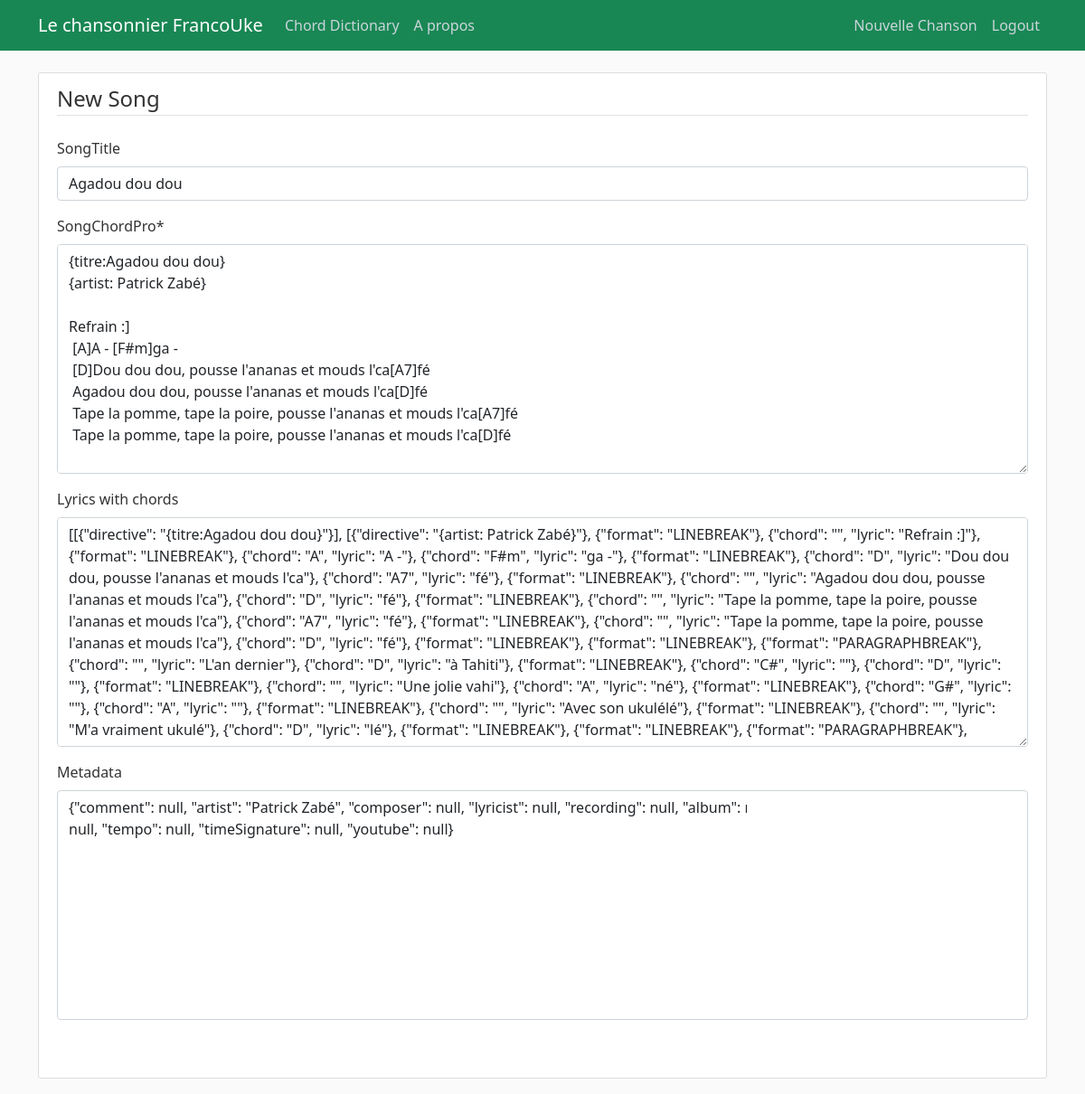
Before: /song/360/update/ (signed in) with the older database file.
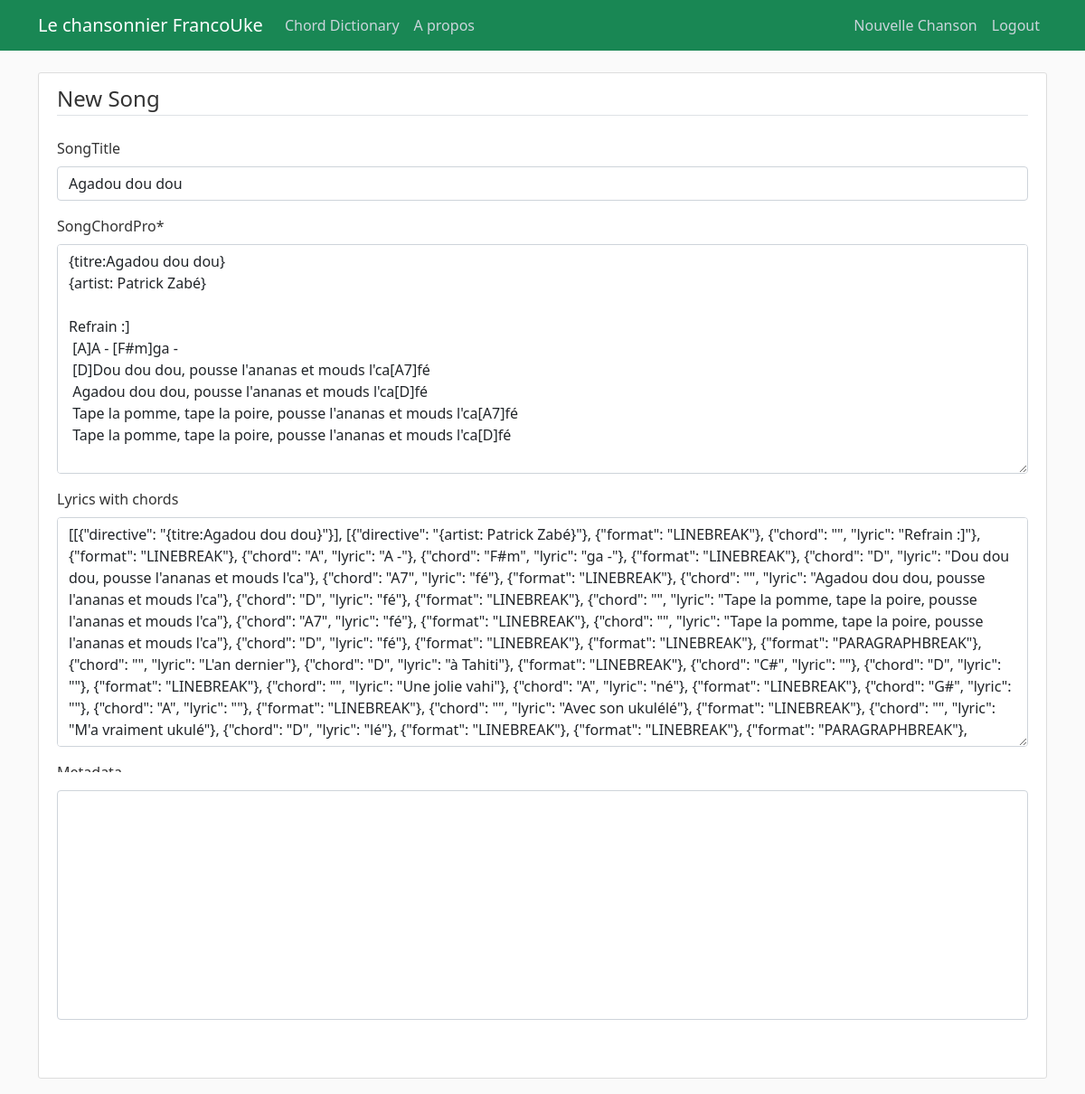
After: the same page with the newer database file.
### songbook/models.py (models this page shows, shortened)
class Song(models.Model):
    songTitle = models.CharField(max_length=100, blank=True, null=True)
    songChordPro = models.TextField()  # Original
    lyrics_with_chords = models.JSONField(null=True, blank=True)
    metadata = models.JSONField(blank=True, null=True)  # Stores metadata as JSON
    date_posted = models.DateField(default=timezone.now)
    contributor = models.ForeignKey(User, on_delete=models.CASCADE)
    abc_notation = models.TextField(blank=True, null=True, help_text="Optional ABC notation for this song.")
    tags = TaggableManager(blank=True)

### songbook/views.py (the view, shortened to what this page needs)
# urls.py: path('song/<int:pk>/update/', SongUpdateView.as_view(), name='song-update'),
class SongUpdateView(LoginRequiredMixin, UpdateView):
    model = Song
    fields = ['songTitle', 'songChordPro', 'lyrics_with_chords', 'metadata']
    success_url = reverse_lazy('songbook-home')  # Redirect after success
    def get_object(self, queryset=None):
        obj = super().get_object(queryset)
        if obj.contributor != self.request.user:
            raise PermissionDenied("You do not have permission to edit this song.")
        return obj

### songbook/templates/songbook/song_form.html (shortened to what this page needs)
{% extends "songbook/base.html" %}
{% load crispy_forms_tags %}
{% block content %}
    <div class="content-section">
        <form method="POST">
            <fieldset class="form-group">
                <legend class="border-bottom mb-4">New Song</legend>
                {{ form|crispy }}
            </fieldset>
            <div class="form-group">
                <button class="btn btn-outline-info" type="submit">Create</button>
            </div>
        </form>
    </div>
{% endblock content %}

Changed rows visible on the page:
changed Song "Agadou dou dou": metadata "…null, \"artist\": \"Patrick Zabé\", \"composer\": null, \"lyricist\": null, \"recording\": null, \"album\":…" → "…null, \"artist\": \"Patrick Zabé\", \"songwriter\": null, \"recording\": null, \"album\":…"
